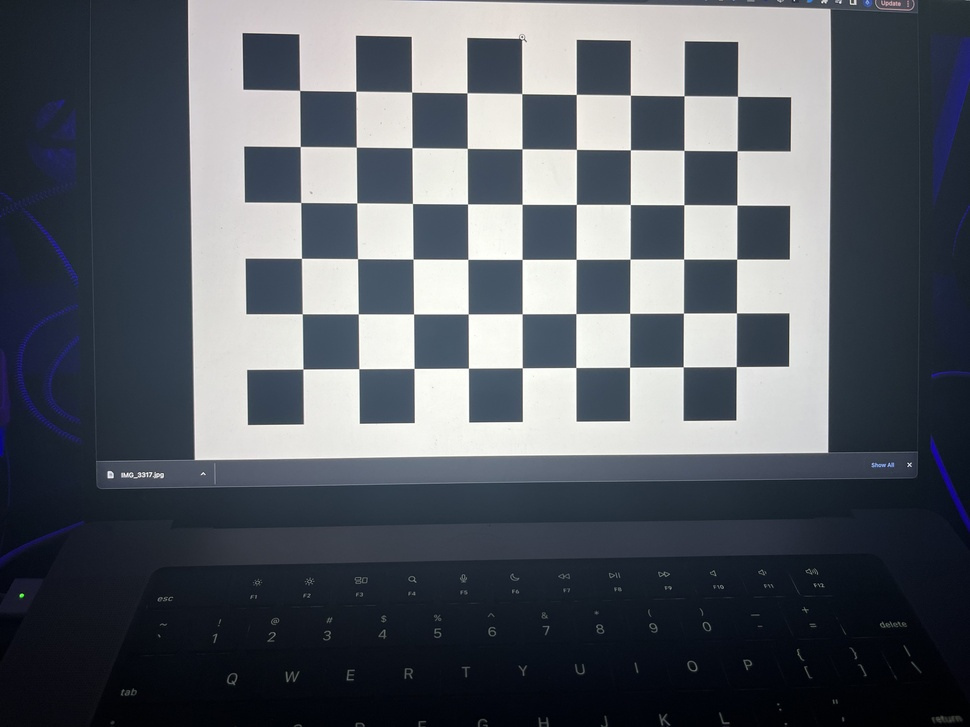
#> input picture main_image.jpg, 970 x 727 px, shrunk from 4032 x 3024 before the run
$ python image_testing.py
#> lines starting #> are read from the running program, lines starting #| are printed output that depends on the picture; after the words box and inside, x2 and y2 are one past the last pixel; in counts of white or black regions, pixels touching at a corner belong together
import cv2 as cv
import os

CHESS_BOARD_DIM = (9, 6)

n = 0  # image_counter

# checking if  images dir is exist not, if not then create images directory
image_dir_path = "images"

CHECK_DIR = os.path.isdir(image_dir_path)
# if directory does not exist create
if not CHECK_DIR:
    os.makedirs(image_dir_path)
    print(f'"{image_dir_path}" Directory is created')
else:
    print(f'"{image_dir_path}" Directory already Exists.')

criteria = (cv.TERM_CRITERIA_EPS + cv.TERM_CRITERIA_MAX_ITER, 30, 0.001)


def detect_checker_board(image, grayImage, criteria, boardDimension):
    ret, corners = cv.findChessboardCorners(grayImage, boardDimension)
    if ret == True:
        corners1 = cv.cornerSubPix(grayImage, corners, (3, 3), (-1, -1), criteria)
        image = cv.drawChessboardCorners(image, boardDimension, corners1, ret)

    return image, ret

while True:
    frame = cv.imread("main_image.jpg")
#> frame is the input picture: shape (727, 970, 3); mean B, G, R 100.5, 92.5, 87.3
    copyFrame = frame.copy()

    gray = cv.cvtColor(frame, cv.COLOR_BGR2GRAY)
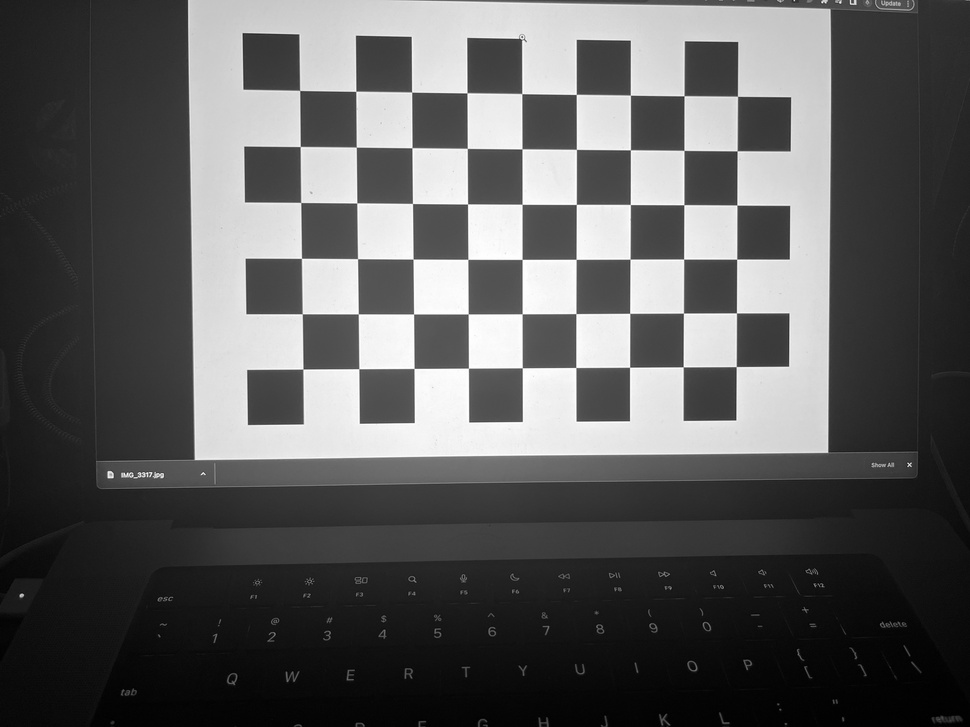
#> gray: shape (727, 970); min 0, max 255, mean 91.9

    image, board_detected = detect_checker_board(frame, gray, criteria, CHESS_BOARD_DIM)
#> in detect_checker_board, `ret, corners = cv.findChessboardCorners(grayImage, boardDimension)`: ret = True; corners = 54 rows, first 8: [299.7, 90.46], [355.8, 91.35], [411.7, 92.05], [467, 92.79], [521.8, 93.6], [576.3, 94.44], [630.4, 95.19], [684.1, 95.75]
#> in detect_checker_board, `corners1 = cv.cornerSubPix(grayImage, corners, (3, 3), (-1, -1), crite..`: corners1 = 54 rows, first 8: [299.6, 90.43], [355.8, 91.32], [411.7, 92.07], [467, 92.79], [521.8, 93.58], [576.3, 94.42], [630.4, 95.18], [684, 95.72]
#> in detect_checker_board, `image = cv.drawChessboardCorners(image, boardDimension, corners1, ret)`:
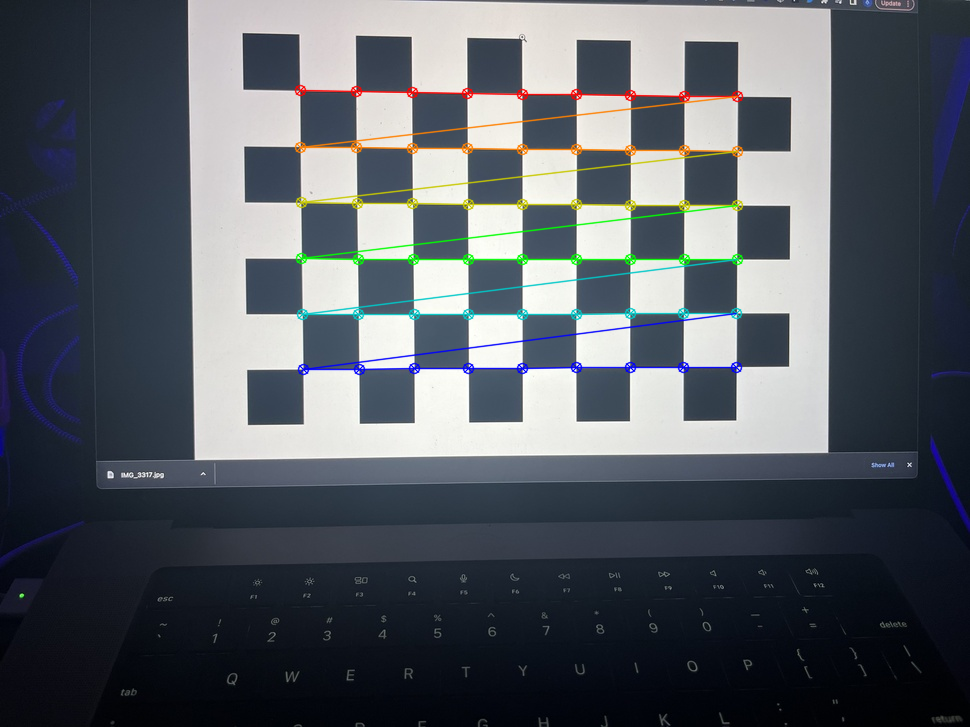
#> image: shape (727, 970, 3); mean B, G, R 99.4, 92.2, 86.6
#> board_detected = True
    # print(ret)
    cv.putText(
        frame,
        f"saved_img : {n}",
        (30, 40),
        cv.FONT_HERSHEY_PLAIN,
        1.4,
        (0, 255, 0),
        2,
        cv.LINE_AA,
    )
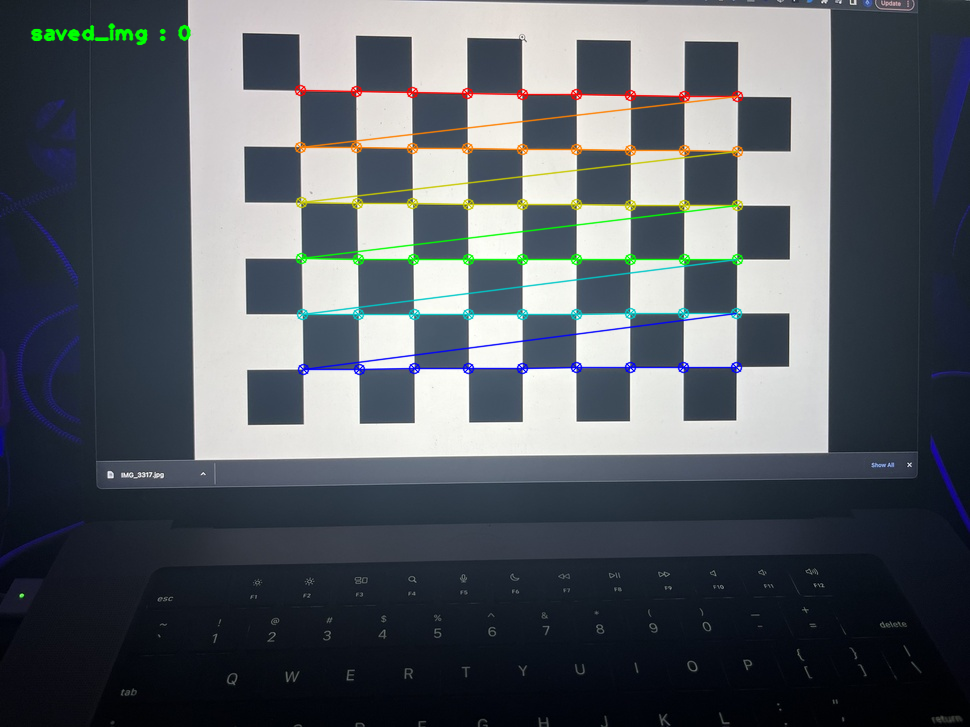
#> frame: shape (727, 970, 3); 0.22% of pixels changed, all inside (x1, y1, x2, y2) = (30, 23, 192, 46)

    cv.imshow("frame", frame)
    #cv.imshow("copyFrame", copyFrame)

    key = cv.waitKey(33)
#> (key Esc is pressed here)
    if key:
        print(key)
    if key == -133:
        break
    if key == 115:
        # storing the checker board image
        cv.imwrite(f"{image_dir_path}/image{n}.png", copyFrame)

        print(f"saved image number {n}")
        n += 1  # incrementing the image counter
cv.destroyAllWindows()

print("Total saved Images:", n)

$ run again, with fisheye_photo.jpg copied over main_image.jpg
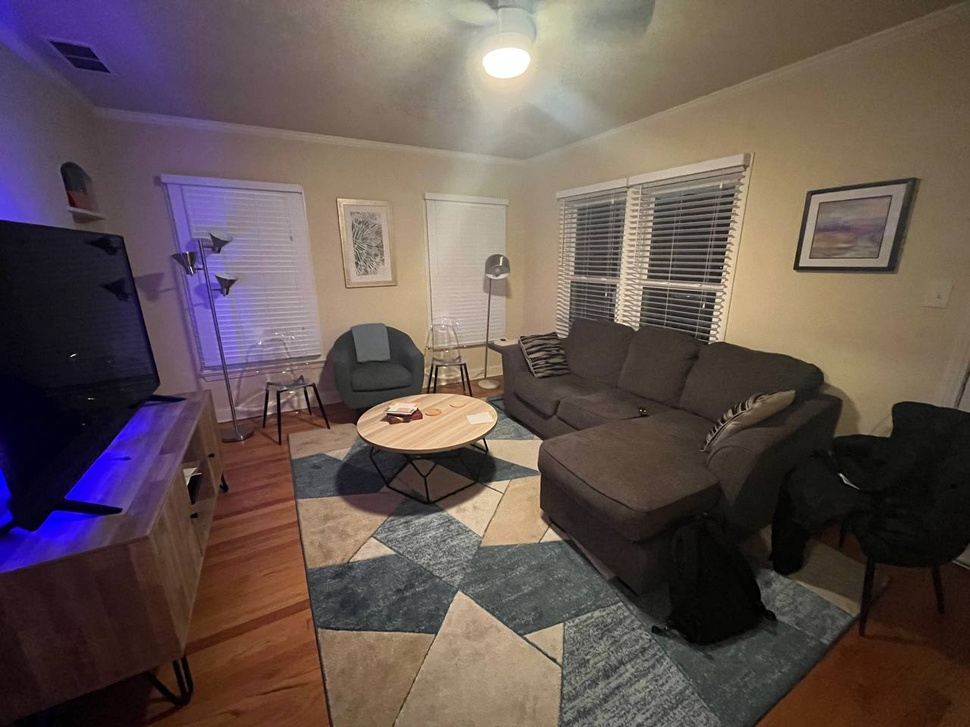
#> input picture fisheye_photo.jpg, 970 x 727 px, shrunk from 1280 x 960 before the run
#> frame is the input picture: shape (727, 970, 3); mean B, G, R 82, 85.4, 100
#> `gray = cv.cvtColor(frame, cv.COLOR_BGR2GRAY)`:
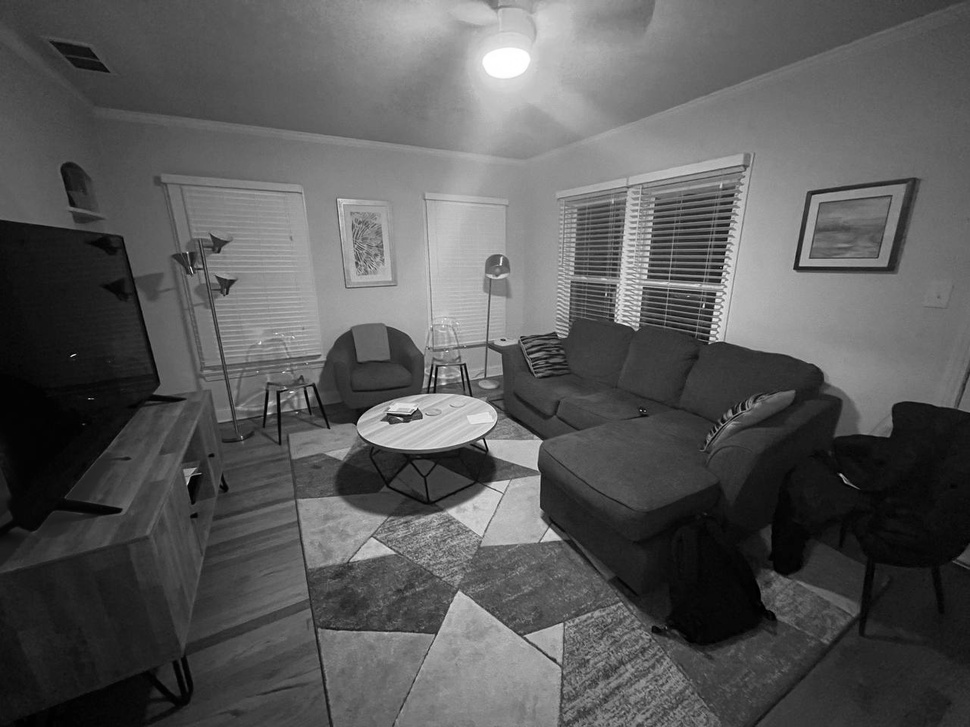
#> gray: shape (727, 970); min 0, max 255, mean 89.4
#> ret = False; corners = None
#> board_detected = False
#> `cv.putText( frame, f"saved_img : {n}", (30, 40), cv.FONT_HERSHEY_PLAIN..`:
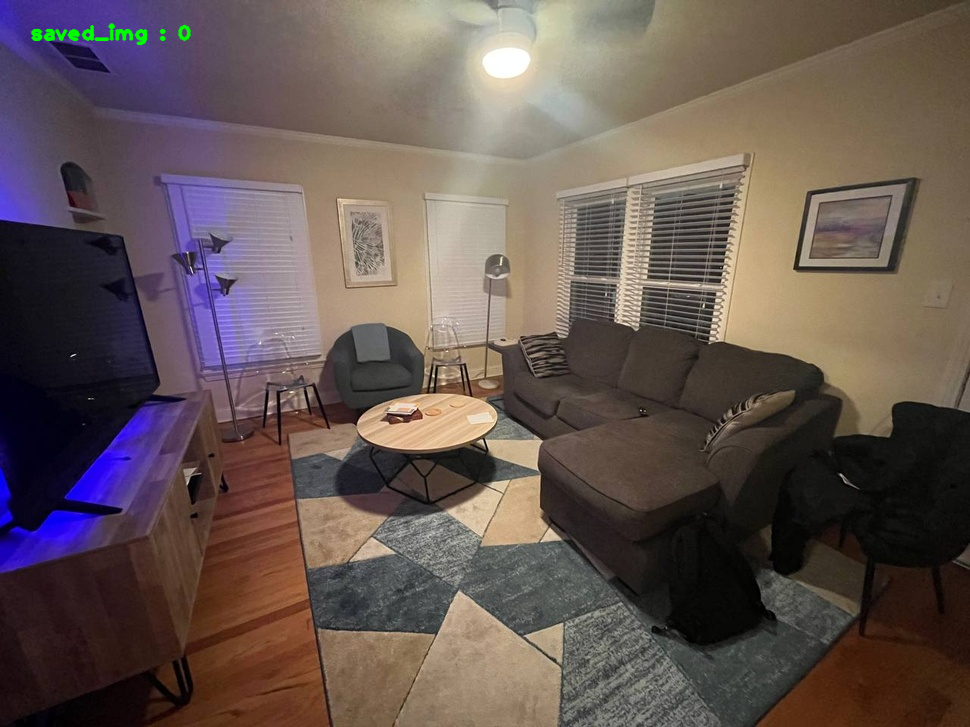
#> frame: shape (727, 970, 3); 0.22% of pixels changed, all inside (x1, y1, x2, y2) = (30, 23, 192, 46)
